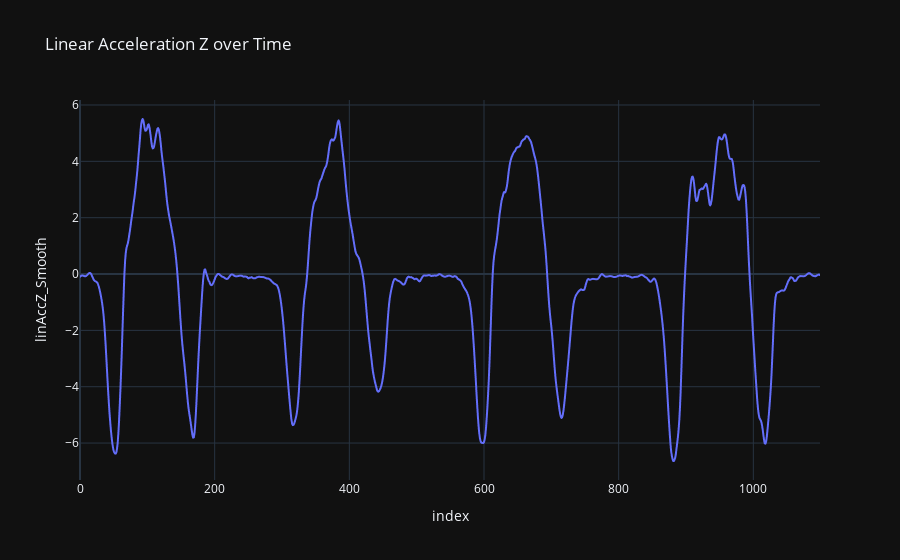

Notebook code cell kept with this figure:
### Code cell
import plotly.express as px

fig = px.line(df[0:1100], y='linAccZ_Smooth', title='Linear Acceleration Z over Time')
fig.show()

### Figure 1 — Plotly figure (JSON) as saved in the notebook; plotly's stock layout.template omitted (floating-point values rounded to 4 significant figures; data arrays with more than 128 entries replaced by an {"elided": "..."} marker saying what was removed)
{"data": [{"hovertemplate": "index=%{x}<br>linAccZ_Smooth=%{y}<extra></extra>", "legendgroup": "", "line": {"color": "#636efa", "dash": "solid"}, "marker": {"symbol": "circle"}, "mode": "lines", "name": "", "showlegend": false, "x": {"elided": "1100 int values"}, "xaxis": "x", "y": {"elided": "1100 float values"}, "yaxis": "y", "type": "scattergl"}], "layout": {"xaxis": {"anchor": "y", "domain": [0.0, 1.0], "title": {"text": "index"}}, "yaxis": {"anchor": "x", "domain": [0.0, 1.0], "title": {"text": "linAccZ_Smooth"}}, "legend": {"tracegroupgap": 0}, "title": {"text": "Linear Acceleration Z over Time"}}}
